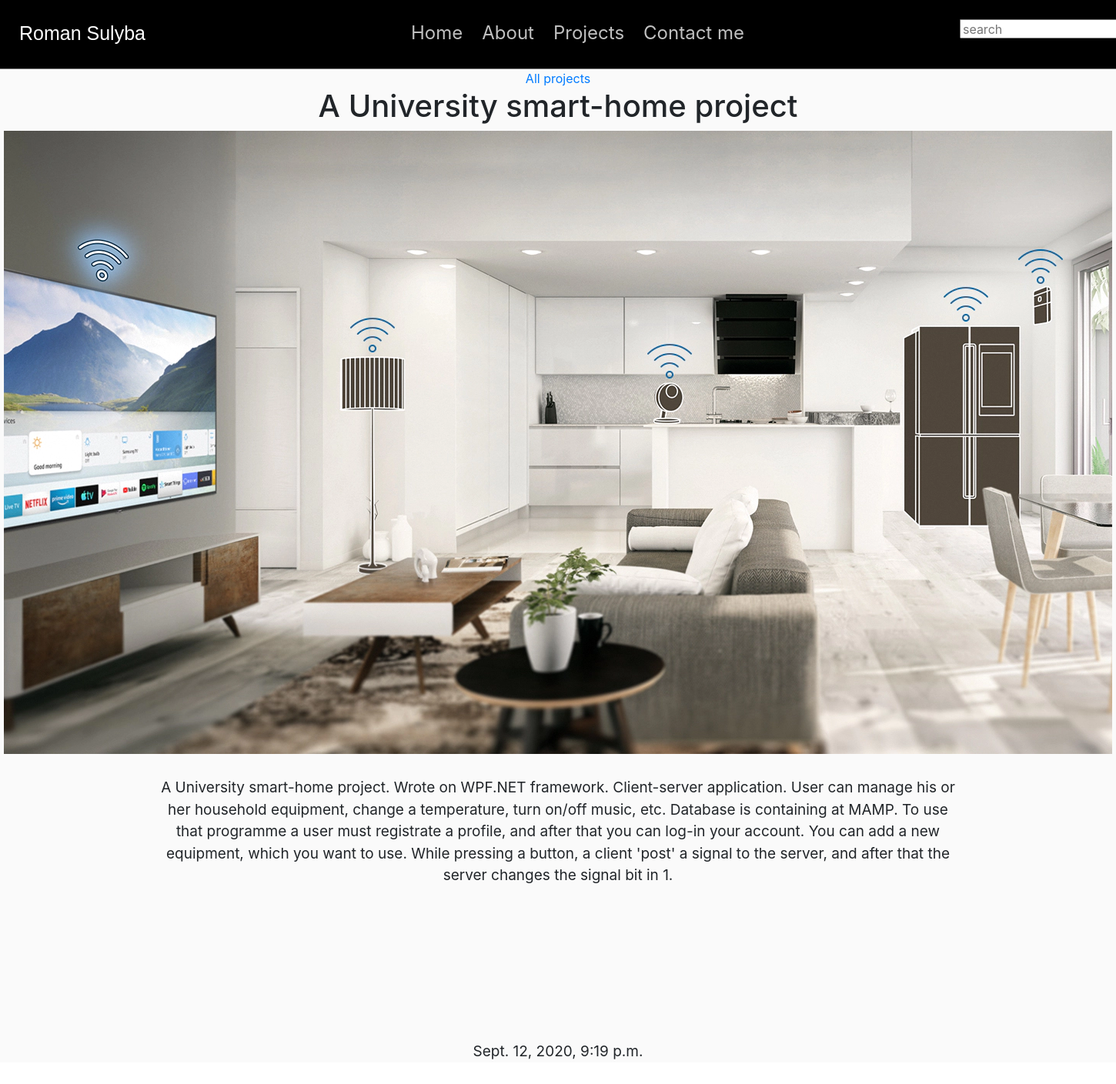
The page /projects/2020/9/12/a-university-smart-home-project/ on the database its author committed.
### portfolio/models.py (models this page shows, shortened)
class Post(models.Model):
    STATUS_CHOICES = (('draft', 'Draft'), ('published', 'Published'))
    title = models.CharField(max_length=250)
    slug = models.SlugField(max_length=250, unique_for_date='publish')
    image = models.ImageField(upload_to='images')
    body = models.TextField()
    publish = models.DateTimeField(default=timezone.now)
    status = models.CharField(max_length=200, choices=STATUS_CHOICES, default='draft')
    objects = models.Manager
    published = PublishedManager
    class Meta:
        ordering = ('-publish',)

### portfolio/views.py (the view)
# urls.py: path('projects/<int:year>/<int:month>/<int:day>/<slug:post>/', views.post_detail, name='post_detail'),
def post_detail(request, year, month, day, post):
    post = get_object_or_404(Post, status='published', slug=post, publish__year=year,
                             publish__month=month, publish__day=day)
    return render(request, 'portfolio/pages/detail.html', {'post': post})

### portfolio/templates/portfolio/pages/detail.html (shortened to what this page needs)
{% extends 'portfolio/base.html' %}
{% load static %}
{% block content %}
<div class="detail">
<a href="{% url 'portfolio:projects' %}">All projects</a>
<h1>{{ post.title }}</h1>
        <img src="{{ post.image.url }}">
<p>{{ post.body }}</p>
<p>{{ post.publish }}</p>
</div>
{% endblock %}

### portfolio/static/css/base.css (style rules this page uses)
.detail p { margin: 200px; margin-top: 30px; font-size:19px; }

### rows shown on the page
Post: title "A University smart-home project", image (picture), body "A University smart-home project. Wrote on WPF.NET framework. Client-server application. User can manage his or her household equipment, change a temperature, turn on/off music, etc. Database is containing at MAMP. To use that programme a user must registrate a profile, and after that you can log-in your account. You can add a new equipment, which you want to use. While pressing a button, a client 'post' a signal to the server, and after that the server changes the signal bit in 1.", publish "Sept. 12, 2020, 9:19 p.m."
